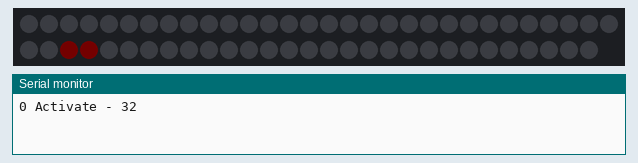
Recording of a sketch running on a simulated ATtiny85, built with avr-gcc and run on an emulated ATtiny85. On the bench: 59 RGB LEDs in strip order, left to right, continuing on the next row, the last lines printed to the serial monitor. Dim RGB values are drawn brighter than linear; random numbers use the default seed unless the sketch sets one.

Above: at 0.17 s.
At 34.25 s:
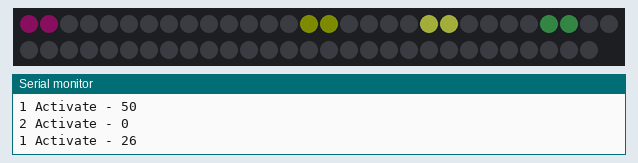

The sketch:

SpookyEyes.ino
```cpp
#include "SPI.h" // Comment out this line if using Trinket or Gemma
#include "Adafruit_WS2801.h"
#ifdef __AVR_ATtiny85__
#include <avr/power.h>
#endif

uint8_t dataPin  = 2;    // geel draad
uint8_t clockPin = 3;    // wit draad
int numPixels=59;

//-----------SPOOKY EYES Constants

const int maxEyes = 5; // maximum number of concurrently active blinkers

// dead-time between lighting of a range of pixels
const int deadTimeMin = 5;
const int deadTimeMax = 50;

// interval between blink starts - independent of position
const int intervalMin = 5;
const int intervalMax = 150;

const int stepInterval = 5;
long lastStep = 0;

Adafruit_WS2801 strip = Adafruit_WS2801(numPixels, dataPin, clockPin);

/*****************************************************************************
Blinker Class

Implements a state machine which generates a blink of random duration and color.
The blink uses two adjacent pixels and ramps the intensity up, then down, with
a random repeat now and again.
*****************************************************************************/

class blinker{
	public:

  	boolean m_active;  // blinker is in use.
  	int m_deadTime;  // don't re-use this pair immediately

  	int m_pos;  // position of the 'left' eye.  the 'right' eye is m_pos + 1

  	int m_red;  // RGB components of the color
  	int m_green;
  	int m_blue;

  	int m_increment;  // ramp increment - determines blink speed
  	int m_repeats;  // not used
  	int m_intensity;  // current ramp intensity

  	public:
  	// Constructor - start as inactive
  	blinker()
  	{
  		m_active = false;
  	}
	// Initiate a blink at the specified pixel position
  	// All other blink parameters are randomly generated
  	void startBlink(int pos){
  		m_pos = pos;

    	// Pick a random color - skew toward red/orange/yellow part of the spectrum for extra creepyness
    	m_red = random(0, 255);
    	m_blue = random(0,255);
    	m_green = random(0,255);

    	m_repeats += random(1, 3);

    	// set blink speed and deadtime between blinks
    	m_increment = random(1, 6);
    	m_deadTime = random(deadTimeMin, deadTimeMax);

    	// Mark as active and start at intensity zero
    	m_active = true;
    	m_intensity = 0;
    }
	// Step the state machine:
	void step(){
		if (!m_active){
      		// count down the dead-time when the blink is done
      		if (m_deadTime > 0)      		{
      			m_deadTime--;
      		}
      		return;
      	}

    	// Increment the intensity
    	m_intensity += m_increment;
    	if (m_intensity >= 75){  // max out at 75 - then start counting down
    		m_increment = -m_increment;
    		m_intensity += m_increment;
    	}
    	if (m_intensity <= 0){
        	// make sure pixels all are off
        	strip.setPixelColor(m_pos, Color(0,0,0));
        	strip.setPixelColor(m_pos+1, Color(0,0,0));

      		if (--m_repeats <= 0)      // Are we done?
      		{
      			m_active = false;
      		}
      		else // no - start to ramp up again
      		{
      			m_increment = random(1, 5);
      		}
      		return;
      	}

    	// Generate the color at the current intensity level
    	int r =  map(m_red, 0, 255, 0, m_intensity);
    	int g =  map(m_green, 0, 255, 0, m_intensity);
    	int b =  map(m_blue, 0, 255, 0, m_intensity);


    //	uint32_t color = Color(r, g, b);
    	// Write to both 'eyes'
    	strip.setPixelColor(m_pos, b,g,r);
    	strip.setPixelColor(m_pos +1, b,g,r);
    }
};

// An array of blinkers - this is the maximum number of concurrently active blinks
blinker blinkers[maxEyes];

// A delay between starting new blinks
int countdown;

//-----------END SPOOKY EYES Constants


void setup() {
	Serial.begin(9600);
  	// put your setup code here, to run once:
  	#if defined(__AVR_ATtiny85__) && (F_CPU == 16000000L)
  	clock_prescale_set(clock_div_1); // Enable 16 MHz on Trinket
  	#endif
  	strip.begin();
  	// Update LED contents, to start they are all 'off'
  	strip.show();

  	countdown = 0;
  }

  void loop() {
	//START SPOOKY EYES
	spookyEyes();
}

void spookyEyes(){
	if (millis() - lastStep > stepInterval){
		lastStep = millis();
		--countdown;
		for(int i = 0; i < maxEyes; i++){
      		// Only start a blink if the countdown is expired and there is an available blinker
      		if ((countdown <= 0) && (blinkers[i].m_active == false)){
      			int newPos = random(0, numPixels/2) * 2;

      			for(int j = 0; j < maxEyes; j++){
          			// avoid active or recently active pixels
          			if ((blinkers[j].m_deadTime > 0) && (abs(newPos - blinkers[j].m_pos) < 4)){
          				Serial.print("-");
          				Serial.print(newPos);
            			newPos = -1;  // collision - do not start
            			break;
            		}
            	}

        		if (newPos >= 0){  // if we have a valid pixel to start with...
        			Serial.print(i);
        			Serial.print(" Activate - ");
        			Serial.println(newPos);
        			blinkers[i].startBlink(newPos);
         			countdown = random(intervalMin, intervalMax);  // random delay to next start
         		}
         	}
    		// step all the state machines
    		blinkers[i].step();
    	}
    	// update the strip
    	strip.show();
    }
}


/* Helper functions */

// Create a 24 bit color value from R,G,B
uint32_t Color(byte r, byte g, byte b){
	uint32_t c;
	c = r;
	c <<= 8;
	c |= g;
	c <<= 8;
	c |= b;
	return c;
}
```
